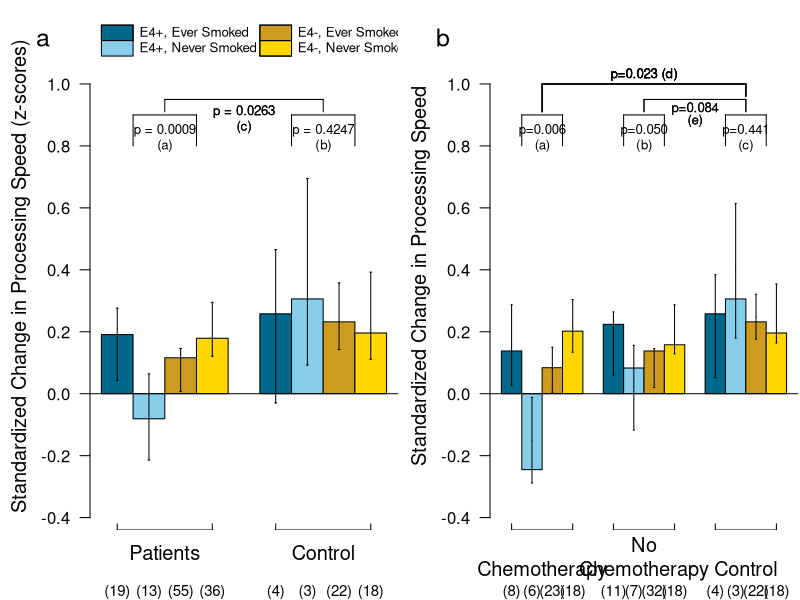

The R script that drew this image:

pdf("Ahles_Fig2_ab_procSpeed.pdf", paper="USr", width = 11, height=8)
#setEPS() # subsequent calls to postscript() should save file in EPS
#postscript("Fig1_ab_procSpeed.eps", paper="special", horizontal = T, width = 11, height = 8)
###
# numbers from SAS output ~/resh/ahles/smokingE4/e4alleleMeans.sas
#
# (a): processing speed between patients and controls
# postscript("Fig1.ps", paper="special", horizontal = F, width = 9, height=6)
par(mar=c(3.5,4.5,1.1,.1), mfcol = c(1, 2))
tn <- list(c("Ever Smoked", "Never Smoked"), c("E4 present", "E4 absent"), 
           c("patients", "control"))
ylim <- c(-0.40, 1.2)
# observed means collapsing over 3 assessment time points
# [present,smoked] [present, no] [absent, smoked] [absent, no]
M <- array(NA, unlist(lapply(tn, length)), dimnames=tn)
M[, , "patients"] <- c(0.191, -0.081, 0.116, 0.179)
M[, , "control"] <- c(.258, 0.306, 0.232, .196)
# 95% CI from PROC MIXED
MeL <- array(NA, unlist(lapply(tn, length)), dimnames=tn)
MeL[, , "patients"] <- c(.04262,-.2142,.007659,.1211)
MeL[, , "control"] <- c(-.02966,.09261,.1425,.1115)

MeU <- array(NA, unlist(lapply(tn, length)), dimnames=tn)
MeU[, , "patients"] <- c(.2760,.06378,.1460,.2949)
MeU[, , "control"] <- c(0.4652,.6943,.3577,.3923)
##
# set up observed means, model-predicted lower and upper bounds
##
# tcol <- c("grey100", "grey80")
# tcol <- c("#FFA200", "skyblue", "green", "red")
# tcol <- c("skyblue6", "skyblue", "goldenrod3", "gold")
# tcol <- c("skyblue", "deepskyblue4", "goldenrod3", "gold")
tcol <- c("deepskyblue4", "skyblue", "goldenrod3", "gold")
tden <- c(-1, -1, -1, -1)
tang <- c(0, 0, 0, 0)
M <- matrix(M, nrow = 4)
MeU <- matrix(MeU, nrow = 4)
MeL <- matrix(MeL, nrow = 4)
# plot(c(0, 16), c(-0.42, 1), axes = F, type="n")
tb <- barplot(M, ylim=ylim-c(0.04, 0), axes=F, axisnames=F, beside=T, col=tcol, density=tden)
abline(h = 0)
#
# [chemo, present, never smoked] bar has to be plotted separately
# because it is below zero.
#
segments(x0 = tb[-2], y0 = M[-2], x1 = tb[-2], y1 = MeU[-2]) # all others
segments(x0 = tb[2], y0 = M[2], x1 = tb[2], y1 = MeL[2])  # below zero

segments(x0 = tb[-2], y0 = M[-2], x1 = tb[-2], y1 = MeL[-2]) # all others
segments(x0 = tb[2], y0 = M[2], x1 = tb[2], y1 = MeU[2])  # below zero
# plot whiskers
segments(x0 = tb[-2]-0.03, y0 = MeU[-2], x1 = tb[-2]+0.03, y1 = MeU[-2])
segments(x0 = tb[2]-0.03, y0 = MeL[2], x1 = tb[2]+0.03, y1 = MeL[2])

segments(x0 = tb[-2]-0.03, y0 = MeL[-2], x1 = tb[-2]+0.03, y1 = MeL[-2])
segments(x0 = tb[2]-0.03, y0 = MeU[2], x1 = tb[2]+0.03, y1 = MeU[2])

# add observed means
# text(M[-2], x=tb[-2], y=M[-2]-0.02, cex = 0.8 )  # all bars above
# text(M[2], x=tb[2], y=M[2]+0.02, cex = 0.8 )     # one below bar
# text(c("(n=8)","(23)","(18)","(11)","(7)","(32)","(18)","(4)","(3)","(22)","(18)"), x=tb[-2], y=M[-2]-0.06, cex = 0.8)
# text("(n=6)", x=tb[2], y=M[2]+0.06, cex = 0.8)
# axis(1, at = apply(tb, 2, mean), label = c("", "", ""))
mtext(c("Patients", "Control"), side = 1, line = .7, at = apply(tb, 2, mean), cex = 1.2)
mtext(c("(19)", "(13)", "(55)", "(36)", "(4)","(3)","(22)","(18)"), side = 1, at=tb, line = 2.5, cex = 0.9)
# mark the clusters of bars at the bottom of graph
segments(tb[1], -.44, tb[4], -.44)     # patient bars
segments(tb[c(1,4)], -.44, tb[c(1,4)], -.42)

segments(tb[5], -.44, tb[8], -.44)     # control
segments(tb[c(5,8)], -.44, tb[c(5,8)], -.42)

axis(2, at=seq(ylim[1], ylim[2]-.2, by = 0.20), las = 1, cex = .8)
mtext("Standardized Change in Processing Speed (z-scores)", side = 2, line = 3., cex = 1.2)
###
# p-values
###
tx <- cbind(apply(tb[1:2, ], 2, mean), apply(tb[3:4, ], 2, mean))
y0 <- ylim[2] - 0.4
y1 <- y0 + 0.1
segments(tx[, 1], y1, tx[, 2], y1)  # horizontal top: chemo, no, ctrl
segments(tx[, 1], y0, tx[, 1], y1)  # left verti: chemo, no, ctrl
segments(tx[, 2], y0, tx[, 2], y1)  # right verti: chemo, no, ctrl
text("p = 0.0009", x = mean(tb[2:3]), y = y0+.05, cex = .8)
text("(a)", x = mean(tb[2:3]), y = y0, cex = .8)
text("p = 0.4247", x = mean(tb[6:7]), y = y0+.05, cex = .8)
text("(b)", x = mean(tb[6:7]), y = y0, cex = .8)

y0 <- c(y1+.01, y1+.01)
y1 <- c(y1+.05, y1+.05)
segments(mean(tb[,1]), y1, mean(tb[,2]), y1)  # top horiz:  patn vs. ctrl
x0 <- c(mean(tb[,1]), mean(tb[,2]))
x1 <- c(mean(tb[,1]), mean(tb[,2]))
segments(x0, y0, x1, y1) # two verti line segments
text("p = 0.0263", x = mean(tb), y = y0, cex = .8)
text("(c)", x = mean(tb), y = y0-.05, cex = .8)

###
# legend 
###
# tx <- c(tb[9]-.5, tb[9]+.5, tb[9]+.5, tb[9]-.5)
# ty <- c(-.1, -.1, -.15, -.15)  # legend y-positions

tx <- c(tb[1]-.5, tb[1]+.5, tb[1]+.5, tb[1]-.5)
ty <- c(ylim[2]-.01, ylim[2]-.01, ylim[2]-.06, ylim[2]-.06)  # legend y-positions
polygon(x=tx, y=ty, col=tcol[1], density=tden[1])
polygon(x=tx, y=ty)  # repeat for black box
polygon(x=tx, y=ty-.05, col=tcol[2])
text(c("E4+, Ever Smoked","E4+, Never Smoked"), x=tb[2]-.3, y=c(ty[3]+.025, ty[3]-0.025), adj=0, cex = .8)

tx <- c(tb[5]-.5, tb[5]+.5, tb[5]+.5, tb[5]-.5)
polygon(x=tx, y=ty, col=tcol[3], density=tden[3], angle=tang[3])
polygon(x=tx, y=ty)  # repeat for black box
polygon(x=tx, y=ty-.05, col=tcol[4], density=tden[4], angle=tang[4])
polygon(x=tx, y=ty-.05)
text(c("E4-, Ever Smoked","E4-, Never Smoked"), x=tb[6]-.3, y=c(ty[3]+.025, ty[3]-.025), adj=0, cex = .8)

mtext("a", side=2, at=ylim[2]-.05, las=1, line=2, cex=1.5)
###
# Chemo and No Chemo groups separated
###
tn <- list(c("Ever Smoked", "Never Smoked"), c("E4 present", "E4 absent"), 
           c("chemo", "no.chemo", "control"))
# observed means collapsing over 3 assessment time points
# [present,smoked] [present, no] [absent, smoked] [absent, no]
M <- array(NA, unlist(lapply(tn, length)), dimnames=tn)
M[, , "chemo"] <- c(0.138, -0.245, 0.084, 0.202)
M[, , "no.chemo"] <- c(0.224, 0.083, 0.138, 0.158)
M[, , "control"] <- c(0.258, 0.306, 0.232, 0.196)
# Bayesian model-predicted means from the LSMEANS e4_allele*smoking2*txgrp
# [present,smoked] [present, no] [absent, smoked] [absent, no]
Mpred <- array(NA, unlist(lapply(tn, length)), dimnames=tn)
Mpred[, , "chemo"] <- c(0.156, -0.152, 0.080, 0.216)
Mpred[, , "no.chemo"] <- c(0.167, 0.023, 0.083, 0.207)
Mpred[, , "control"] <- c(0.219, 0.400, 0.248, 0.262)

# 95% CI from PROC GENMOD LSMEANS e4_allele*smoking2*txgrp
MeL <- array(NA, unlist(lapply(tn, length)), dimnames=tn)
MeL[, , "chemo"] <- c(0.027, -0.288, 0.005, 0.134)
MeL[, , "no.chemo"] <- c(0.060, -0.117, 0.020, 0.129)
MeL[, , "control"] <- c(0.052, 0.180, 0.176, 0.164)

MeU <- array(NA, unlist(lapply(tn, length)), dimnames=tn)
MeU[, , "chemo"] <- c(0.287, -0.012, 0.150, 0.304)
MeU[, , "no.chemo"] <- c(0.264, 0.156, 0.146, 0.287)
MeU[, , "control"] <- c(0.384, 0.614, 0.321, 0.354)
##
# set up observed means, model-predicted lower and upper bounds
##
tcol <- c("deepskyblue4", "skyblue", "goldenrod3", "gold")
tden <- c(-1, -1, -1, -1)
tang <- c(0, 0, 0, 0) 
M <- matrix(M, nrow = 4)
Mpred <- matrix(Mpred, nrow = 4)
MeU <- matrix(MeU, nrow = 4)
MeL <- matrix(MeL, nrow = 4)
# plot(c(0, 16), c(-0.42, 1), axes = F, type="n")
tb <- barplot(M, ylim=ylim-c(.04, 0), axes=F, axisnames=F, beside=T, col=tcol, density=tden, angle = tang)
abline(h = 0)
#
# [chemo, present, never smoked] bar has to be plotted separately
# because it is below zero.
#
segments(x0 = tb[-2], y0 = Mpred[-2], x1 = tb[-2], y1 = MeU[-2]) # all others
segments(x0 = tb[2], y0 = Mpred[2], x1 = tb[2], y1 = MeL[2])  # below zero

segments(x0 = tb[-2], y0 = Mpred[-2], x1 = tb[-2], y1 = MeL[-2]) # all others
segments(x0 = tb[2], y0 = Mpred[2], x1 = tb[2], y1 = MeU[2])  # below zero
# plot whiskers
segments(x0 = tb[-2]-0.03, y0 = MeU[-2], x1 = tb[-2]+0.03, y1 = MeU[-2])
segments(x0 = tb[2]-0.03, y0 = MeL[2], x1 = tb[2]+0.03, y1 = MeL[2])

segments(x0 = tb[-2]-0.03, y0 = MeL[-2], x1 = tb[-2]+0.03, y1 = MeL[-2])
segments(x0 = tb[2]-0.03, y0 = MeU[2], x1 = tb[2]+0.03, y1 = MeU[2])
# add observed means
# text(M[-2], x=tb[-2], y=M[-2]-0.02, cex = 0.8 )  # all bars above
# text(M[2], x=tb[2], y=M[2]+0.02, cex = 0.8 )     # one below bar
# text(c("(n=8)","(23)","(18)","(11)","(7)","(32)","(18)","(4)","(3)","(22)","(18)"), x=tb[-2], y=M[-2]-0.06, cex = 0.8)
# text("(n=6)", x=tb[2], y=M[2]+0.06, cex = 0.8)
# axis(1, at = apply(tb, 2, mean), label = c("", "", ""))
mtext(c("Chemotherapy", "No\nChemotherapy", "Control"), side = 1, line = 1.5, at = apply(tb, 2, mean), cex = 1.2)
mtext(c("(8)","(6)", "(23)","(18)","(11)","(7)","(32)","(18)","(4)","(3)","(22)","(18)"), side = 1, at=tb, line = 2.5, cex = 0.9)
# mark the clusters of bars at the bottom of graph
segments(tb[1], -.44, tb[4], -.44)           # chemo cluster of bars, horiz
segments(tb[c(1,4)], -.44, tb[c(1,4)], -.42)             # two sides

segments(tb[5], -.44, tb[8], -.44)     # no.chemo cluster of bars
segments(tb[c(5,8)], -.44, tb[c(5,8)], -.42)

segments(tb[9], -.44, tb[12], -.44)     # control cluster of bars
segments(tb[c(9,12)], -.44, tb[c(9,12)], -.42)

axis(2, at=seq(-0.40, 1, by = 0.20), las = 1, cex = .8)
mtext("Standardized Change in Processing Speed", side = 2, line = 3., cex = 1.2)
###
# p-values
###
tx <- cbind(apply(tb[1:2, ], 2, mean), apply(tb[3:4, ], 2, mean))
y0 <- ylim[2] - 0.4
y1 <- y0 + 0.1
segments(tx[, 1], y1, tx[, 2], y1)  # horizontal top: chemo, no, ctrl
segments(tx[, 1], y0, tx[, 1], y1)  # left verti: chemo, no, ctrl
segments(tx[, 2], y0, tx[, 2], y1)  # right verti: chemo, no, ctrl
text("p=0.006", x = mean(tb[2:3]), y = y0+.05, cex = .8)
text("(a)", x = mean(tb[2:3]), y = y0, cex = .8)
text("p=0.050", x = mean(tb[6:7]), y = y0+.05, cex = .8)
text("(b)", x = mean(tb[6:7]), y = y0, cex = .8)
text("p=0.441", x = mean(tb[10:11]), y = y0+.05, cex = .8)
text("(c)", x = mean(tb[10:11]), y = y0, cex = .8)

y0 <- c(y1+.01, y1+.01)
y1 <- c(y1+.05, y1+.05)
segments(mean(tb[6:7]), y1, mean(tb[10:11]), y1)  # top horiz:  patn vs. ctrl
segments(mean(tb[6:7]), y0, mean(tb[6:7]), y1)    # left verti
segments(mean(tb[10:11]), y0, mean(tb[10:11]), y1)# right verti

x0 <- c(mean(tb[,1]), mean(tb[,2]))
x1 <- c(mean(tb[,1]), mean(tb[,2]))
# segments(x0, y0, x1, y1) # two verti line segments
text("p=0.084", x = mean(tb[7:10]), y = y0+.01, cex = .8)
text("(e)", x = mean(tb[7:10]), y = y0-.03, cex = .8)

y0 <- c(y1+.01, y1+.01)
y1 <- c(y1+.05, y1+.05)
segments(mean(tb[2:3]), y1, mean(tb[10:11]), y1)  # top: chemo vs. ctrl
segments(mean(tb[2:3]), y0-.05, mean(tb[2:3]), y1)    # left verti
segments(mean(tb[10:11]), y0, mean(tb[10:11]), y1)# right verti
text("p=0.023 (d)", x = mean(tb[3:10]), y = y1+.03, cex = .8)

###
# legend 
###
# tx <- c(tb[9]-.5, tb[9]+.5, tb[9]+.5, tb[9]-.5)
# ty <- c(-.1, -.1, -.15, -.15)  # legend y-positions

# tx <- c(tb[1]-.5, tb[1]+.5, tb[1]+.5, tb[1]-.5)
# ty <- c(1.1, 1.1, 1.05, 1.05)  # legend y-positions
# polygon(x=tx, y=ty, col=tcol[1])
# polygon(x=tx, y=ty-.05, col=tcol[2])
# text(c("E4+, Ever Smoked","E4+, Never Smoked"), x=tb[2]-.3, y=c(1.075,1.025), adj=0, cex = .8)

# tx <- c(tb[6]-.5, tb[6]+.5, tb[6]+.5, tb[6]-.5)
# polygon(x=tx, y=ty, col=tcol[3], density=tden[3], angle=tang[3])
# polygon(x=tx, y=ty)  # repeat for black box
# polygon(x=tx, y=ty-.05, col=tcol[4], density=tden[4], angle=tang[4])
# polygon(x=tx, y=ty-.05)
# text(c("E4-, Ever Smoked","E4-, Never Smoked"), x=tb[7]-.3, y=c(1.075,1.025), adj=0, cex = .8)
# text("(A) Processing Speed", x = tb[1]-.5, y = ylim[2]-.06, adj = 0, cex = 1.5)
mtext("b", side=2, at=ylim[2]-.05, las=1, line=2, cex=1.5)

# rm(tcol, M, tang, tden, MeU, MeL, tx, ty, y0, y1, tb)
